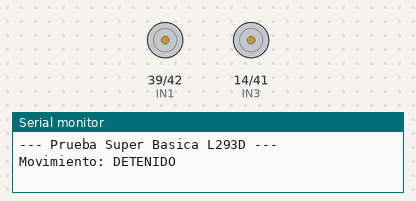
This sketch was run on a simulated ESP32. Shown: motor-driver pin pairs drawn as motors (green arrow = first pin HIGH = forward, orange = second pin HIGH = backward, longer = more drive, scaled by the enable pin), the last lines printed to the serial monitor.

Above: at 3.5 s.
At 6.5 s:
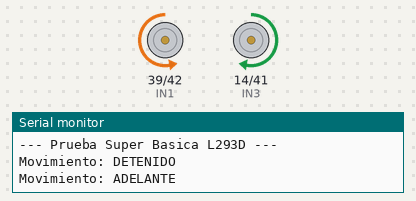
At 10.5 s:
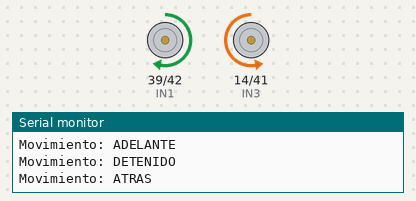
Timing chart, 0 to 16.3 s (numbered marks = the images above):
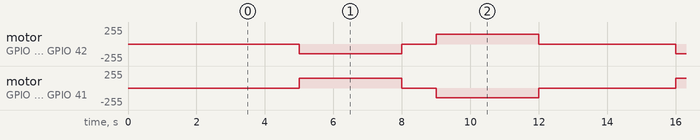

The sketch:

PruebaMotores.ino
```cpp
// ===== PINES L293D =====
const int IN1 = 39;  // Motor A (Izquierdo)
const int IN2 = 42;
const int ENA = 40; // Velocidad Motor A

const int IN3 = 14; // Motor B (Derecho)
const int IN4 = 41;
const int ENB = 38; // Velocidad Motor B

// ===== CONFIGURACIÓN DE VELOCIDAD =====
const int frecuencia = 1000; // 1 kHz
const int resolucion = 8;    // 8 bits (0 a 255)
int velocidad = 150;         // Velocidad de prueba (aprox 60%)

void setup() {
  Serial.begin(115200);
  delay(2000);
  Serial.println("\n--- Prueba Super Basica L293D ---");

  // 1. Configurar los pines de dirección como salidas
  pinMode(IN1, OUTPUT);
  pinMode(IN2, OUTPUT);
  pinMode(IN3, OUTPUT);
  pinMode(IN4, OUTPUT);

  // 2. Configurar los pines de Enable para la velocidad (PWM)
  ledcAttach(ENA, frecuencia, resolucion);
  ledcAttach(ENB, frecuencia, resolucion);
}

// --- FUNCIONES DE MOVIMIENTO DIRECTO ---

void moverAdelante() {
  Serial.println("Movimiento: ADELANTE");

  // Encender Motor A hacia adelante
  digitalWrite(IN1, LOW);  digitalWrite(IN2, HIGH);
  ledcWrite(ENA, velocidad);

  // Encender Motor B hacia adelante
  digitalWrite(IN3, HIGH); digitalWrite(IN4, LOW);
  ledcWrite(ENB, velocidad);
}

void moverAtras() {
  Serial.println("Movimiento: ATRAS");

  // Invertir Motor A (Giro hacia atrás)
  digitalWrite(IN1, HIGH);  digitalWrite(IN2, LOW);
  ledcWrite(ENA, velocidad);

  // Invertir Motor B (Giro hacia atrás)
  digitalWrite(IN3, LOW); digitalWrite(IN4, HIGH);
  ledcWrite(ENB, velocidad);
}

void derecha(){
  Serial.println("Movimiento: derecha");

  // Invertir Motor A (Giro hacia atrás)
  digitalWrite(IN1, LOW);  digitalWrite(IN2, HIGH);
  ledcWrite(ENA, velocidad);

  // Invertir Motor B (Giro hacia atrás)
  digitalWrite(IN3, HIGH); digitalWrite(IN4, LOW);
  ledcWrite(ENB, velocidad);
}

void izquierda(){
   Serial.println("Movimiento: izquierda");

  // Invertir Motor A (Giro hacia atrás)
  digitalWrite(IN1, HIGH);  digitalWrite(IN2, LOW);
  ledcWrite(ENA, velocidad);

  // Invertir Motor B (Giro hacia atrás)
  digitalWrite(IN3, LOW); digitalWrite(IN4, HIGH);
  ledcWrite(ENB, velocidad);
}

void detener() {
  Serial.println("Movimiento: DETENIDO");

  // Apagar Motor A
  digitalWrite(IN1, LOW);
  digitalWrite(IN2, LOW);
  ledcWrite(ENA, 0);

  // Apagar Motor B
  digitalWrite(IN3, LOW);
  digitalWrite(IN4, LOW);
  ledcWrite(ENB, 0);
}

// --- BUCLE PRINCIPAL ---
void loop() {
  detener();
  delay(3000); // Pausa de 3 segundos antes de repetir

  moverAdelante();
  delay(3000); // Mantiene el movimiento por 3 segundos

  detener();
  delay(1000); // Pausa de 1 segundo

  moverAtras();
  delay(3000);

  detener();
  delay(1000); // Pausa de 3 segundos antes de repetir

  //moverAtras();
  //delay(3000); // Mantiene el movimiento por 3 segundos

}
```

Measured:
- by itself, motor on GPIO 39 (IN1) / GPIO 42 (IN2): repeats every 11.0 s: stopped 1.0 s, forward 149/255 3.0 s, stopped 4.0 s, backward 149/255 3.0 s
- by itself, motor on GPIO 14 (IN3) / GPIO 41 (IN4): repeats every 11.0 s: stopped 1.0 s, backward 149/255 3.0 s, stopped 4.0 s, forward 149/255 3.0 s
